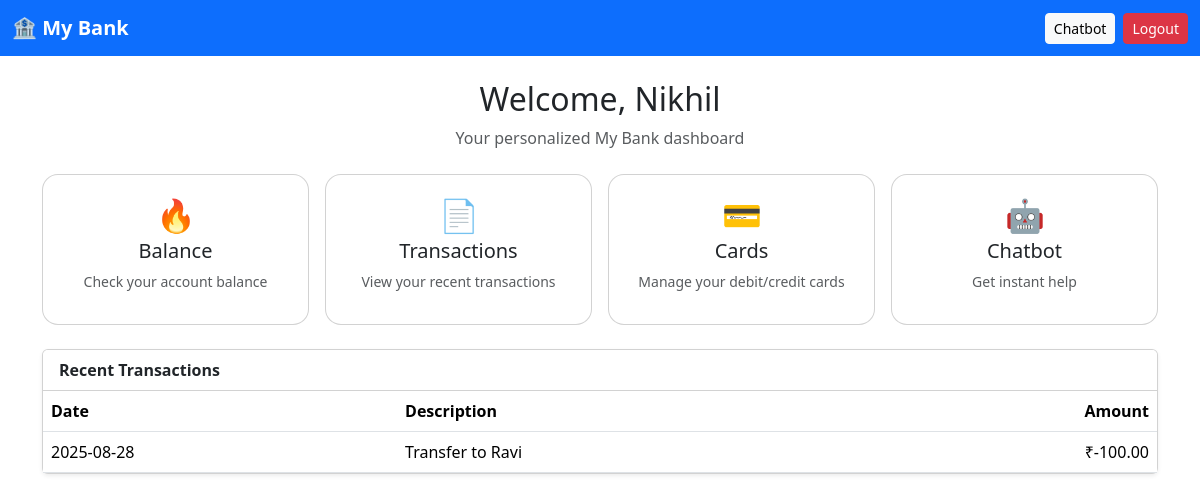
/dashboard (signed in), run on the app's committed database.
### tables this page shows
CREATE TABLE transactions(
        id INTEGER PRIMARY KEY AUTOINCREMENT,
        account_id INTEGER NOT NULL,
        tdate TEXT NOT NULL,
        description TEXT NOT NULL,
        amount REAL NOT NULL
    );

### app.py (the view)
@app.route('/dashboard')
@login_required
def dashboard():
    db = get_db()
    acc = db.execute("SELECT * FROM accounts WHERE user_id=?", (session['user_id'],)).fetchone()
    tx = db.execute("SELECT * FROM transactions WHERE account_id=? ORDER BY id DESC LIMIT 5", (acc['id'],)).fetchall()
    return render_template('dashboard.html', name=session.get('name'), account=acc, tx=tx)

### app.py (called while the page is built)
def get_db():
    if 'db' not in g:
        g.db = sqlite3.connect(DB_PATH, check_same_thread=False)
        g.db.row_factory = sqlite3.Row
    return g.db

def login_required(view):
    from functools import wraps
    @wraps(view)
    def wrapped(*args, **kwargs):
        if 'user_id' not in session:
            return redirect(url_for('login'))
        return view(*args, **kwargs)
    return wrapped

### templates/dashboard.html
{% extends 'layout.html' %}
{% block content %}
<div class="text-center my-4">
  <h2>Welcome, {{ name }}</h2>
  <p class="text-muted">Your personalized My Bank dashboard</p>
</div>
<div class="row g-3 mb-4 text-center">
  <div class="col-md-3">
    <div class="card shortcut">
      <div class="card-body">
        <div class="fs-2">🔥</div>
        <h5>Balance</h5>
        <p class="text-muted small">Check your account balance</p>
      </div>
    </div>
  </div>
  <div class="col-md-3">
    <div class="card shortcut">
      <div class="card-body">
        <div class="fs-2">📄</div>
        <h5>Transactions</h5>
        <p class="text-muted small">View your recent transactions</p>
      </div>
    </div>
  </div>
  <div class="col-md-3">
    <div class="card shortcut">
      <div class="card-body">
        <div class="fs-2">💳</div>
        <h5>Cards</h5>
        <p class="text-muted small">Manage your debit/credit cards</p>
      </div>
    </div>
  </div>
  <div class="col-md-3">
    <a class="card shortcut text-decoration-none" href="{{ url_for('chatbot') }}">
      <div class="card-body">
        <div class="fs-2">🤖</div>
        <h5>Chatbot</h5>
        <p class="text-muted small">Get instant help</p>
      </div>
    </a>
  </div>
</div>
<div class="card shadow-sm">
  <div class="card-header bg-white">
    <strong>Recent Transactions</strong>
  </div>
  <div class="table-responsive">
    <table class="table mb-0">
      <thead><tr><th>Date</th><th>Description</th><th class="text-end">Amount</th></tr></thead>
      <tbody>
        {% for row in tx %}
          <tr>
            <td>{{ row['tdate'] }}</td>
            <td>{{ row['description'] }}</td>
            <td class="text-end">{{ "+" if row['amount']>=0 else "" }}₹{{ "%.2f"|format(row['amount']) }}</td>
          </tr>
        {% endfor %}
      </tbody>
    </table>
  </div>
</div>
{% endblock %}

### static/css/styles.css (style rules this page uses)
.shortcut { border-radius: 16px; }

### data on the page
transactions: tdate "2025-08-28", description "Transfer to Ravi", amount "-100.00"

### other printed values
{{ name }} "Nikhil"
